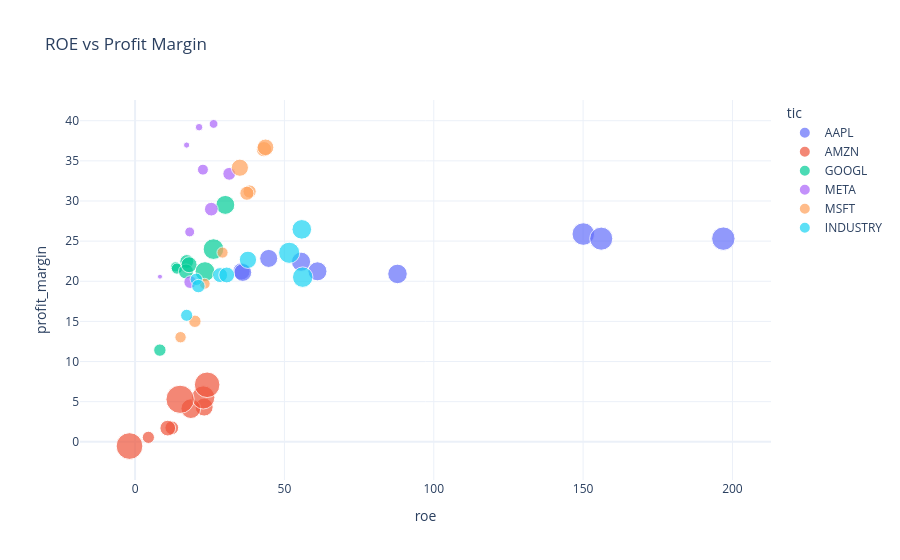

The notebook cell this image was saved under:
### Code cell
# Plot 3: ROE vs Profit Margin Scatter
fig = px.scatter(final_df, x='roe', y='profit_margin',
                 color='tic', size='revt',
                 template='plotly_white',
                 title='ROE vs Profit Margin')
fig.show()

### Figure 1 — Plotly figure (JSON) as saved in the notebook; plotly's stock layout.template omitted (floating-point values rounded to 4 significant figures)
{"data": [{"hovertemplate": "tic=AAPL<br>roe=%{x}<br>profit_margin=%{y}<br>revt=%{marker.size}<extra></extra>", "legendgroup": "AAPL", "marker": {"color": "#636efa", "size": [233700.0, 215100.0, 229200.0, 265400.0, 260200.0, 274500.0, 365800.0, 394300.0, 383300.0], "sizemode": "area", "sizeref": 1437.0, "symbol": "circle"}, "mode": "markers", "name": "AAPL", "orientation": "v", "showlegend": true, "type": "scatter", "x": [44.74, 35.62, 36.07, 55.56, 61.06, 87.87, 150.1, 197.0, 156.1], "xaxis": "x", "y": [22.85, 21.24, 21.09, 22.43, 21.24, 20.91, 25.88, 25.31, 25.31], "yaxis": "y"}, {"hovertemplate": "tic=AMZN<br>roe=%{x}<br>profit_margin=%{y}<br>revt=%{marker.size}<extra></extra>", "legendgroup": "AMZN", "marker": {"color": "#EF553B", "size": [107000.0, 136000.0, 177900.0, 232900.0, 280500.0, 386100.0, 469800.0, 514000.0, 574800.0], "sizemode": "area", "sizeref": 1437.0, "symbol": "circle"}, "mode": "markers", "name": "AMZN", "orientation": "v", "showlegend": true, "type": "scatter", "x": [4.453, 12.29, 10.95, 23.13, 18.67, 22.84, 24.13, -1.864, 15.07], "xaxis": "x", "y": [0.557, 1.744, 1.705, 4.325, 4.131, 5.525, 7.101, -0.5296, 5.293], "yaxis": "y"}, {"hovertemplate": "tic=GOOGL<br>roe=%{x}<br>profit_margin=%{y}<br>revt=%{marker.size}<extra></extra>", "legendgroup": "GOOGL", "marker": {"color": "#00cc96", "size": [74990.0, 90270.0, 110900.0, 136800.0, 161900.0, 182500.0, 257600.0, 282800.0, 307400.0], "sizemode": "area", "sizeref": 1437.0, "symbol": "circle"}, "mode": "markers", "name": "GOOGL", "orientation": "v", "showlegend": true, "type": "scatter", "x": [13.59, 14.01, 8.303, 17.3, 17.05, 18.09, 30.22, 23.41, 26.25], "xaxis": "x", "y": [21.8, 21.58, 11.42, 22.46, 21.22, 22.06, 29.51, 21.2, 24.01], "yaxis": "y"}, {"hovertemplate": "tic=META<br>roe=%{x}<br>profit_margin=%{y}<br>revt=%{marker.size}<extra></extra>", "legendgroup": "META", "marker": {"color": "#ab63fa", "size": [17930.0, 27640.0, 40650.0, 55840.0, 70700.0, 85960.0, 117900.0, 116600.0, 134900.0], "sizemode": "area", "sizeref": 1437.0, "symbol": "circle"}, "mode": "markers", "name": "META", "orientation": "v", "showlegend": true, "type": "scatter", "x": [8.34, 17.26, 21.43, 26.28, 18.29, 22.72, 31.53, 18.45, 25.53], "xaxis": "x", "y": [20.57, 36.97, 39.2, 39.6, 26.15, 33.9, 33.38, 19.9, 28.98], "yaxis": "y"}, {"hovertemplate": "tic=MSFT<br>roe=%{x}<br>profit_margin=%{y}<br>revt=%{marker.size}<extra></extra>", "legendgroup": "MSFT", "marker": {"color": "#FFA15A", "size": [93580.0, 85320.0, 89950.0, 110400.0, 125800.0, 143000.0, 168100.0, 198300.0, 211900.0], "sizemode": "area", "sizeref": 1437.0, "symbol": "circle"}, "mode": "markers", "name": "MSFT", "orientation": "v", "showlegend": true, "type": "scatter", "x": [15.23, 23.33, 29.29, 20.03, 38.35, 37.43, 43.15, 43.68, 35.09], "xaxis": "x", "y": [13.03, 19.69, 23.57, 15.02, 31.18, 30.96, 36.45, 36.69, 34.15], "yaxis": "y"}, {"hovertemplate": "tic=INDUSTRY<br>roe=%{x}<br>profit_margin=%{y}<br>revt=%{marker.size}<extra></extra>", "legendgroup": "INDUSTRY", "marker": {"color": "#19d3f3", "size": [105400.0, 110900.0, 129700.0, 160300.0, 179800.0, 214400.0, 275900.0, 301200.0, 322500.0], "sizemode": "area", "sizeref": 1437.0, "symbol": "circle"}, "mode": "markers", "name": "INDUSTRY", "orientation": "v", "showlegend": true, "type": "scatter", "x": [17.27, 20.5, 21.21, 28.46, 30.68, 37.79, 55.82, 56.13, 51.6], "xaxis": "x", "y": [15.76, 20.24, 19.4, 20.77, 20.78, 22.67, 26.47, 20.51, 23.55], "yaxis": "y"}], "layout": {"legend": {"itemsizing": "constant", "title": {"text": "tic"}, "tracegroupgap": 0}, "title": {"text": "ROE vs Profit Margin"}, "xaxis": {"anchor": "y", "domain": [0, 1], "title": {"text": "roe"}}, "yaxis": {"anchor": "x", "domain": [0, 1], "title": {"text": "profit_margin"}}}}
